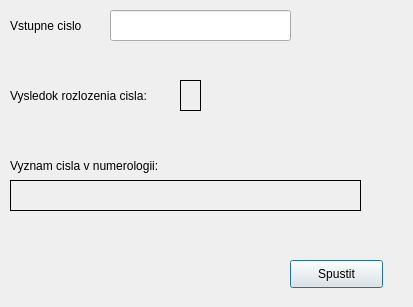
<?xml version="1.0" encoding="UTF-8"?>
<ui version="4.0">
 <class>Dialog</class>
 <widget class="QDialog" name="Dialog">
  <property name="geometry">
   <rect>
    <x>0</x>
    <y>0</y>
    <width>413</width>
    <height>307</height>
   </rect>
  </property>
  <property name="font">
   <font>
    <family>Tahoma</family>
    <pointsize>9</pointsize>
   </font>
  </property>
  <property name="windowTitle">
   <string>Prepis textu</string>
  </property>
  <widget class="QLineEdit" name="vstupne_cislo">
   <property name="geometry">
    <rect>
     <x>110</x>
     <y>10</y>
     <width>181</width>
     <height>31</height>
    </rect>
   </property>
   <property name="font">
    <font>
     <family>Tahoma</family>
     <pointsize>9</pointsize>
    </font>
   </property>
   <property name="text">
    <string/>
   </property>
  </widget>
  <widget class="QLabel" name="vstupne_cislo_label">
   <property name="geometry">
    <rect>
     <x>10</x>
     <y>10</y>
     <width>91</width>
     <height>31</height>
    </rect>
   </property>
   <property name="font">
    <font>
     <family>Tahoma</family>
     <pointsize>9</pointsize>
    </font>
   </property>
   <property name="text">
    <string>Vstupne cislo</string>
   </property>
  </widget>
  <widget class="QLabel" name="vysledok_rozlozenia_label">
   <property name="geometry">
    <rect>
     <x>10</x>
     <y>80</y>
     <width>171</width>
     <height>31</height>
    </rect>
   </property>
   <property name="font">
    <font>
     <family>Tahoma</family>
     <pointsize>9</pointsize>
    </font>
   </property>
   <property name="text">
    <string>Vysledok rozlozenia cisla: </string>
   </property>
  </widget>
  <widget class="QLabel" name="vysledok_rozlozenia">
   <property name="geometry">
    <rect>
     <x>180</x>
     <y>80</y>
     <width>21</width>
     <height>31</height>
    </rect>
   </property>
   <property name="font">
    <font>
     <family>Tahoma</family>
     <pointsize>9</pointsize>
    </font>
   </property>
   <property name="autoFillBackground">
    <bool>false</bool>
   </property>
   <property name="frameShape">
    <enum>QFrame::Box</enum>
   </property>
   <property name="text">
    <string/>
   </property>
   <property name="alignment">
    <set>Qt::AlignLeading|Qt::AlignLeft|Qt::AlignVCenter</set>
   </property>
  </widget>
  <widget class="QLabel" name="vyznam_cisla_v_numerologii_label">
   <property name="geometry">
    <rect>
     <x>10</x>
     <y>150</y>
     <width>191</width>
     <height>31</height>
    </rect>
   </property>
   <property name="font">
    <font>
     <family>Tahoma</family>
     <pointsize>9</pointsize>
    </font>
   </property>
   <property name="text">
    <string>Vyznam cisla v numerologii:</string>
   </property>
  </widget>
  <widget class="QLabel" name="vyznam_cisla_v_numerologii">
   <property name="geometry">
    <rect>
     <x>10</x>
     <y>180</y>
     <width>351</width>
     <height>31</height>
    </rect>
   </property>
   <property name="font">
    <font>
     <family>Tahoma</family>
     <pointsize>9</pointsize>
    </font>
   </property>
   <property name="layoutDirection">
    <enum>Qt::LeftToRight</enum>
   </property>
   <property name="autoFillBackground">
    <bool>false</bool>
   </property>
   <property name="frameShape">
    <enum>QFrame::Box</enum>
   </property>
   <property name="frameShadow">
    <enum>QFrame::Plain</enum>
   </property>
   <property name="text">
    <string/>
   </property>
  </widget>
  <widget class="QPushButton" name="spustit_PushButton">
   <property name="geometry">
    <rect>
     <x>290</x>
     <y>260</y>
     <width>93</width>
     <height>28</height>
    </rect>
   </property>
   <property name="font">
    <font>
     <family>Tahoma</family>
     <pointsize>9</pointsize>
    </font>
   </property>
   <property name="text">
    <string>Spustit</string>
   </property>
  </widget>
 </widget>
 <resources/>
 <connections/>
</ui>
